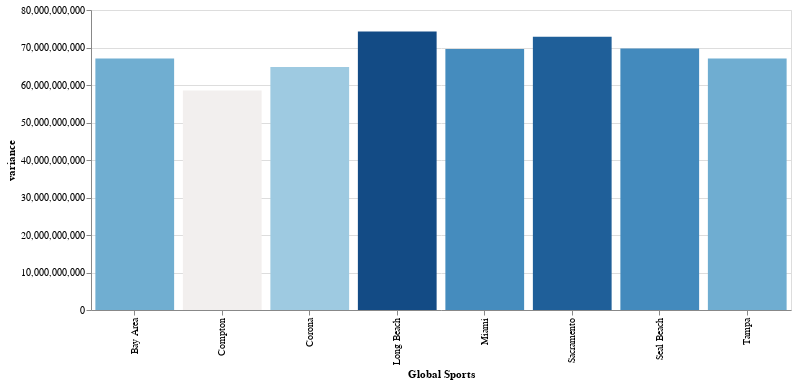

The code cell stored with this chart in its notebook:
### Code cell
"""
GitHub Repository URL:

Corporate Analytics Project


This script generates simulated weekly sales data and analytics for the following citites Corona, Bay Area, Seal Beach, Sacramento, Compton, Long Beach, Tampa, and Miami.

Instructions:
- Ensure that the required libraries pandas and altair are installed.
- Execute the script to generate weekly sales data and analyze annual variance.
"""
"""
 class WeeklySalesSimulator: Simulates weekly sales data for the cities above and stores it in a DataFrame.

    Attributes:
    - cities (list): List of cities to simulate sales for.
    - central_df (pd.DataFrame): Central DataFrame to store weekly sales statistics.
"""
"""
      def __init__(self, cities): Initialize the simulator with a list of cities.
"""
"""
     def simulate_sales(self, weeks=52):  Simulate weekly sales data for each city over a specified number of weeks.

        Args:
        - weeks (int): Number of weeks to simulate (default is 52).
"""
"""
 class SalesAnalytics:   Performs analytics on weekly sales data using Altair for visualization.

    Attributes:
    - central_df (pd.DataFrame): Central DataFrame containing weekly sales data.
"""
"""
    def __init__(self, central_df): Initialize the analytics with a DataFrame of weekly sales data.
"""
"""
     def analyze_annual_variance(self): Analyze the variance of weekly sales data for each store on an annual basis.

        Returns:
        - annual_variance (pd.DataFrame): DataFrame with store names and their annual variance.
"""
"""
     (def plot_sales_histogram(self): Plot a histogram of annual sales variance using Altair.

        Returns:
        - chart (alt.Chart): Altair chart object displaying the histogram.
"""



import pandas as pd
import random
from datetime import datetime, timedelta
import altair as alt

class WeeklySalesSimulator:


    def __init__(self, cities):

        self.cities = cities
        self.central_df = pd.DataFrame(columns=['week', 'Global Sports', 'weekly_sales_total'])

    def simulate_sales(self, weeks=52):

        for i in range(weeks):
            start_date = datetime(2024, 1, 1) + timedelta(weeks=i)
            end_date = start_date + timedelta(days=6)

            weekly_totals_per_week = []
            for city in self.cities:
                store_name = city
                weekly_sales_total = random.randint(100000, 1000000)
                store_dict = {'week': start_date, 'Global Sports': store_name, 'weekly_sales_total': weekly_sales_total}
                weekly_totals_per_week.append(store_dict)

            self.central_df = pd.concat([self.central_df, pd.DataFrame(weekly_totals_per_week)])


class SalesAnalytics:


    def __init__(self, central_df):

        self.central_df = central_df

    def analyze_annual_variance(self):

        annual_variance = self.central_df.groupby('Global Sports')['weekly_sales_total'].var().reset_index()
        annual_variance.columns = ['Global Sports', 'variance']
        return annual_variance

    def plot_sales_histogram(self):

        annual_variance = self.analyze_annual_variance()
        color_scale = alt.Scale(scheme='redblue', domainMid=0)
        histogram = alt.Chart(annual_variance).mark_bar().encode(
            x='Global Sports:N',
            y='variance:Q',
            color=alt.Color('variance:Q', scale=color_scale, legend=None),
            tooltip=['Global Sports:N', 'variance:Q']
        ).properties(
            width=700
        )
        return histogram

# List of cities
cities = ['Corona', 'Bay Area', 'Seal Beach ', 'Sacramento', 'Compton', 'Long Beach', 'Tampa', 'Miami']

# Simulate weekly sales
simulator = WeeklySalesSimulator(cities)
simulator.simulate_sales()

# Perform analytics
analytics = SalesAnalytics(simulator.central_df)
histogram = analytics.plot_sales_histogram()

# Display the histogram
histogram

### Figure 1 — Vega-Lite specification as saved in the notebook (floating-point values rounded to 4 significant figures)
{"config": {"view": {"continuousWidth": 400, "continuousHeight": 300}}, "data": {"name": "data-52c95629e12785ee09e71d58f28e1c05"}, "mark": "bar", "encoding": {"color": {"field": "variance", "legend": null, "scale": {"domainMid": 0, "scheme": "redblue"}, "type": "quantitative"}, "tooltip": [{"field": "Global Sports", "type": "nominal"}, {"field": "variance", "type": "quantitative"}], "x": {"field": "Global Sports", "type": "nominal"}, "y": {"field": "variance", "type": "quantitative"}}, "width": 700, "$schema": "https://vega.github.io/schema/vega-lite/v4.17.0.json", "datasets": {"data-52c95629e12785ee09e71d58f28e1c05": [{"Global Sports": "Bay Area", "variance": 67040000000.0}, {"Global Sports": "Compton", "variance": 58540000000.0}, {"Global Sports": "Corona", "variance": 64790000000.0}, {"Global Sports": "Long Beach", "variance": 74240000000.0}, {"Global Sports": "Miami", "variance": 69610000000.0}, {"Global Sports": "Sacramento", "variance": 72860000000.0}, {"Global Sports": "Seal Beach ", "variance": 69730000000.0}, {"Global Sports": "Tampa", "variance": 67080000000.0}]}}
